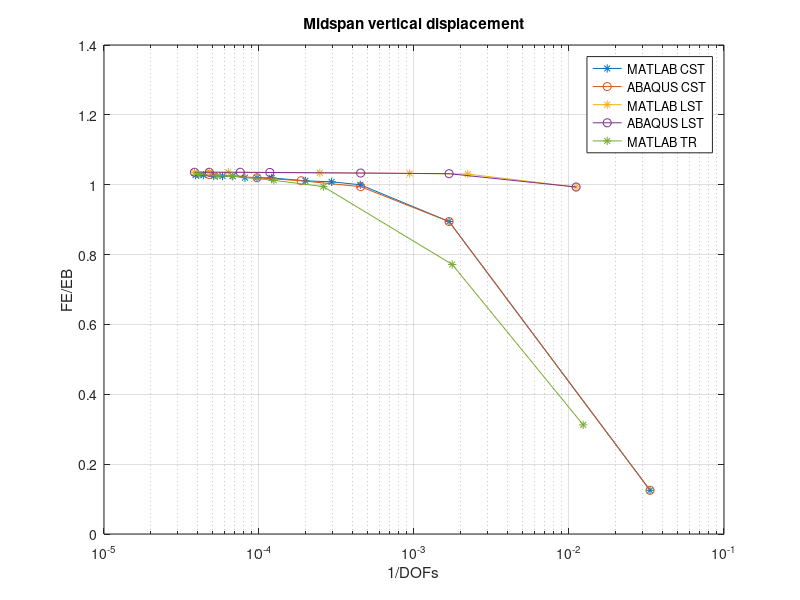

Write MATLAB code to recreate this figure.
clear all;
close all;
clc;

%% Euler-Bernoulli
Euler = 0.001190476190476;

%% MATLAB

CST_dofs = [30,594,2222,3402,5022,8282,10302,12322,14762,17182,19602,22842,24462,25662];
CST = [1.489594775595639e-04,0.001064951716968,0.001190388895012,0.001200283991053,...
    0.001203717354782,0.001213720937214,0.001214289517394,0.001214598443731,0.001219601547756,0.001219790119117,...
    0.001219912491413,0.001223069785971,0.001224238175844,0.001223154500608];

LST_dofs = [90,450,1066,4050,15778,20930,26082];
LST = [0.001182631300959,0.001226797307065,0.001228936101706,0.001230944439497,0.001232875908865,0.001232897812417,0.001232906522802];


TR_dofs = [81,567,3843,8019,14883,18513,24633];
TR = [3.720323776394732e-04,9.187284504480370e-04,0.001184102288880,0.001205424706547,0.001220006630046,0.001220504038096,0.001225785463890];


%% ABAQUS

LST_dofs_A = [90,594,2210,8514,13202,20930,26082];
LST_A = [0.00118263,0.00122808,0.00123029,0.00123223,0.00123285,0.0012329,0.00123291];

CST_dofs_A = [30,594,2210,5346,10302,20930];
CST_A = [0.000148959,0.00106495,0.00118384,0.00120405,0.00121429,0.00122499];


%% Figures

figure;
semilogx(1./CST_dofs,CST./Euler,'*-',1./CST_dofs_A,CST_A./Euler,'o-',1./LST_dofs,...
    LST./Euler,'*-',1./LST_dofs_A,LST_A./Euler,'o-',1./TR_dofs,TR./Euler,'*-');
grid on;
xlabel('1/DOFs'); ylabel('FE/EB');
title('Midspan vertical displacement');
legend('MATLAB CST','ABAQUS CST','MATLAB LST','ABAQUS LST','MATLAB TR');